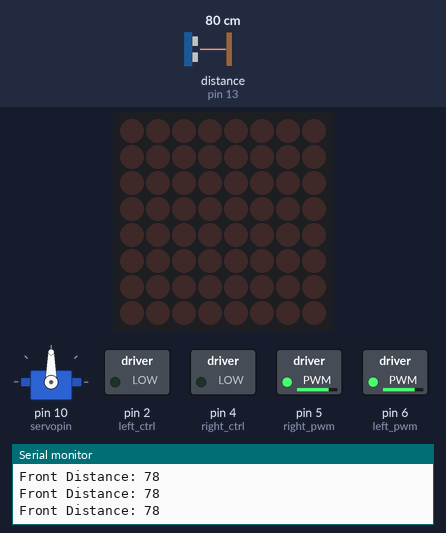
Bench run of a sketch on a simulated Arduino Uno, built with avr-gcc and run on an emulated ATmega328P. Shown: servo, 8×8 LED matrix, switched loads named in the sketch (green lamp = pin HIGH), the last lines printed to the serial monitor. Wiring (inferred from the names in the program): ultrasonic range finder: trigger pin 12; echo pin 13. The test bench sets the inputs (shaded band); at power-on: distance to the obstacle (sensor on pin 13) 80 cm. The echo pulse lasts 58.3 µs per cm; pins used as bus, display or sensor lines are not drawn.

Above: at 1.5 s.
1.6 s: distance to the obstacle (sensor on pin 13) set to 12 cm
4.6 s: distance to the obstacle (sensor on pin 13) set to 9 cm
At 5.18 s:
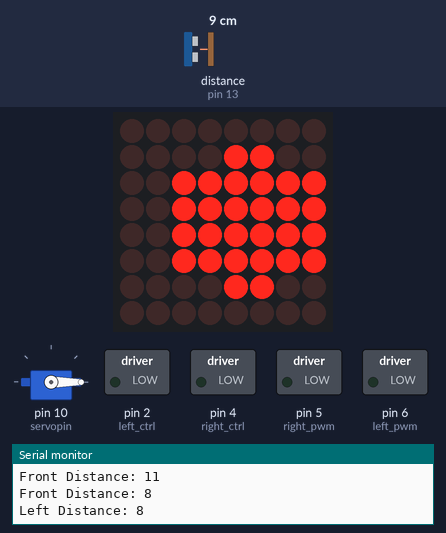
6.8 s: distance to the obstacle (sensor on pin 13) set to 2 cm
At 9.06 s:
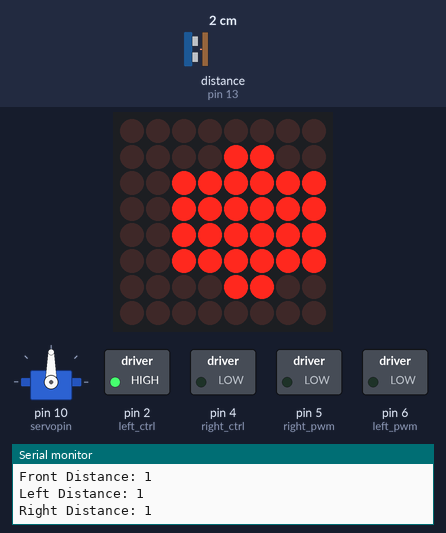
9.8 s: distance to the obstacle (sensor on pin 13) set to 4 cm
At 10.01 s:
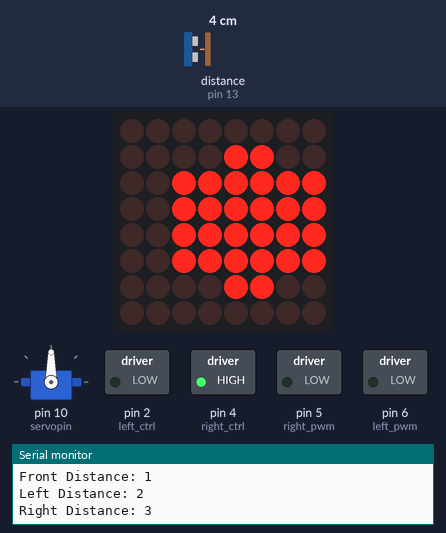
Timing chart, 0 to 12.3 s (numbered marks = the images above; inputs shaded):
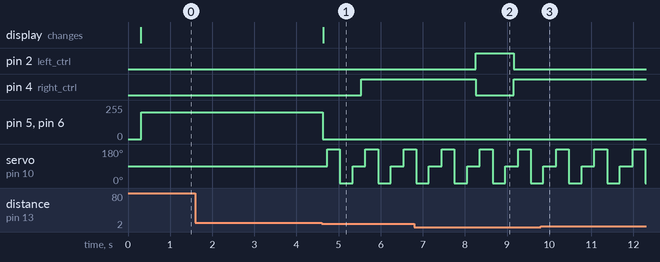

The sketch:

ULTRASONIC_TURTLE.ino
```cpp
#include <Servo.h>
#include <Wire.h>
#include <Adafruit_GFX.h>
#include <Adafruit_LEDBackpack.h>

// Motor pins
const int left_ctrl = 2;
const int left_pwm = 6;
const int right_ctrl = 4;
const int right_pwm = 5;

// Ultrasonic sensor pins
#define TRIG_PIN 12
#define ECHO_PIN 13

long distance1, distance2, distance3;

const int servopin = 10;
Servo myservo;

// Initialize 8x8 LED matrix (I2C address 0x70 is default for HT16K33)
Adafruit_8x8matrix matrix = Adafruit_8x8matrix();

// Define "!" bitmap for 8x8 matrix
const uint8_t exclamation[] = {
  0b00000000,
  0b00110000,
  0b11111100,
  0b11111100,
  0b11111100,
  0b11111100,
  0b00110000,
  0b00000000
};

void setup() {
  Serial.begin(9600);

  pinMode(left_ctrl, OUTPUT);
  pinMode(left_pwm, OUTPUT);
  pinMode(right_ctrl, OUTPUT);
  pinMode(right_pwm, OUTPUT);

  pinMode(TRIG_PIN, OUTPUT);
  pinMode(ECHO_PIN, INPUT);

  myservo.attach(servopin);
  myservo.write(90);
  delay(300);

  // Initialize the matrix
  matrix.begin(0x70); // default I2C address
  matrix.clear();
  matrix.writeDisplay();
}

void loop() {
  distance1 = Distance();
  Serial.print("Front Distance: ");
  Serial.println(distance1);

  avoid();
}

void avoid() {
  if ((distance1 < 10) && (distance1 != 0)) {
    Stop();
    displayExclamation();
    delay(100);

    myservo.write(180);
    delay(300);
    distance2 = Distance();
    Serial.print("Left Distance: ");
    Serial.println(distance2);

    myservo.write(0);
    delay(300);
    distance3 = Distance();
    Serial.print("Right Distance: ");
    Serial.println(distance3);

    myservo.write(90);
    delay(200);

    if (distance2 > distance3) {
      car_left();
    } else {
      car_right();
    }
  } else {
    clearDisplay();
    car_front();
  }
}

long Distance() {
  long duration, distanceCm;

  digitalWrite(TRIG_PIN, LOW);
  delayMicroseconds(2);

  digitalWrite(TRIG_PIN, HIGH);
  delayMicroseconds(10);
  digitalWrite(TRIG_PIN, LOW);

  duration = pulseIn(ECHO_PIN, HIGH, 30000);

  if (duration == 0) {
    return 0;
  }

  distanceCm = duration * 0.034 / 2;
  return distanceCm;
}

void displayExclamation() {
  matrix.clear();
  for (uint8_t i = 0; i < 8; i++) {
    // Draw each row of the bitmap
    for (uint8_t j = 0; j < 8; j++) {
      if (exclamation[i] & (1 << j)) {
        matrix.drawPixel(j, i, LED_ON);
      }
    }
  }
  matrix.writeDisplay();
}

void clearDisplay() {
  matrix.clear();
  matrix.writeDisplay();
}

void car_front() {
  digitalWrite(left_ctrl, LOW);
  analogWrite(left_pwm, 200);
  digitalWrite(right_ctrl, LOW);
  analogWrite(right_pwm, 200);
}

void car_back() {
  digitalWrite(left_ctrl, HIGH);
  analogWrite(left_pwm, 200);
  digitalWrite(right_ctrl, HIGH);
  analogWrite(right_pwm, 200);
}

void car_left() {
  digitalWrite(left_ctrl, HIGH);
  analogWrite(left_pwm, 200);
  digitalWrite(right_ctrl, LOW);
  analogWrite(right_pwm, 200);
}

void car_right() {
  digitalWrite(left_ctrl, LOW);
  analogWrite(left_pwm, 200);
  digitalWrite(right_ctrl, HIGH);
  analogWrite(right_pwm, 200);
}

void Stop() {
  analogWrite(left_pwm, 0);
  analogWrite(right_pwm, 0);
}
```

Measured:
- the behaviour switches between 11 and 10 cm on distance to the obstacle (sensor on pin 13) (found by bisection; images 0 and 1)
- after the input at 4.6 s, pin 4 (right_ctrl): LOW → HIGH after 0.93 s; pin 5 (right_pwm), pin 6 (left_pwm): 200/255 → 0/255 at once; servo on pin 10 (servopin): 90° → 180° after 0.13 s, → 0° 0.30 s later, → 90° 0.30 s later, → 180° 0.30 s later, … (7 changes in this stretch); the display: changes at once (image 1)
- after the input at 6.8 s, pin 2 (left_ctrl): LOW → HIGH after 1.5 s, → LOW 0.91 s later; pin 4 (right_ctrl): HIGH → LOW after 1.5 s, → HIGH 0.91 s later
- after the input at 9.8 s, pin 2 (left_ctrl): stays LOW (without the input it goes to HIGH after 0.26 s); pin 4 (right_ctrl): stays HIGH (without the input it goes to LOW after 0.26 s)
